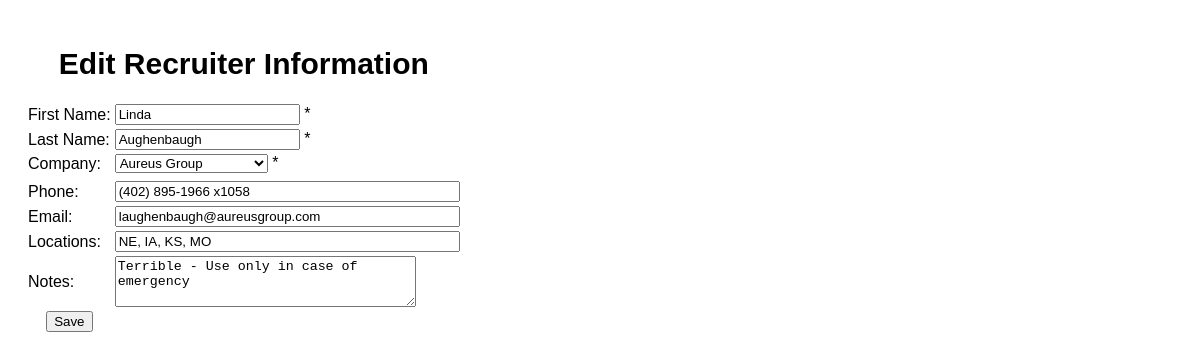
Screenshot of /edit_recruiter.php?mode=edit&recruiter_id=3 with the database file from the repository.
### tables this page shows
CREATE TABLE `recruiter` (
  `recruiter_id` int(11) NOT NULL,
  `company` varchar(255) DEFAULT NULL,
  `first_name` varchar(255) DEFAULT NULL,
  `last_name` varchar(255) DEFAULT NULL,
  `phone` varchar(255) DEFAULT NULL,
  `email` varchar(45) DEFAULT NULL,
  `locations` varchar(255) DEFAULT NULL,
  `notes` varchar(255) DEFAULT NULL
);

### edit_recruiter.php (the view, shortened to what this page needs)
<?php
$mode = $_GET['mode'];
$recruiter_id = $_GET['recruiter_id'];
try {
    $ini = parse_ini_file('app.ini');
    $pdo = new PDO($ini['db_conn_str'], $ini['db_user'], $ini['db_password']);
    $pdo->setAttribute(PDO::ATTR_ERRMODE,
     PDO::ERRMODE_EXCEPTION);
} catch (PDOException $e) {
    $output = 'Unable to connect to the database server: ' . $e;
    echo $output;
}
switch($mode){
    case 'edit':
        $form_title = 'Edit Recruiter Information';
        $sql = 'SELECT recruiter_id, company, first_name, last_name, phone, email, locations, notes FROM recruiter WHERE recruiter_id = '.$recruiter_id;
        $recruiter_detail = $pdo->query($sql);
        while ($row = $recruiter_detail->fetch()){
            $company = $row['company'];
            $first_name = $row['first_name'];
            $last_name = $row['last_name'];
            $phone = $row['phone'];
            $email = $row['email'];
            $locations = $row['locations'];
            $notes = $row['notes'];
        }
        break;
}?>
<html lang="en" xmlns="http://www.w3.org/1999/xhtml">
<head>
    <link rel=stylesheet type="text/css" href="jobsearch.css">
</head>
<body>
<form action="edit_recruiter.php?mode=<?=$mode?>" id="recruiter_form" name="recruiter_form" method="post">
<table border=0>
    <tr>
        <td colspan=8 class="report_title"><?=$form_title?></td>
    </tr>
    <tr>
        <td><label id="first_name_label" for="first_name">First Name: </label></td>
        <td><input type="text" id="first_name" name="first_name" value="<?=$first_name?>"> *
        </td>
    </tr>
    <tr>
        <td><label id="last_name_label" for="last_name">Last Name: </label></td>
        <td><input type="text" id="last_name" name="last_name" value="<?=$last_name?>"> *
        </td>
    </tr>
    <tr>
        <td><label id="company_label" for="company">Company: </label></td>
        <td><select name="company" id="company">
                <?php
                    $sql = 'SELECT distinct company FROM recruiter ORDER BY company';
                    $company_list = $pdo->query($sql);
                    while ($row = $company_list->fetch()){
                    if($company == $row['company']){
                        $filter_selected = ' Selected ';
                    } else {
                        $filter_selected = '';
                    }
                    echo '<option value="'.$row['company'].'"'.$filter_selected.'>'.$row['company'].'</option>';
                }?>
            </select> *
        </td>
    </tr>
    <tr>
        <td colspan=2>
        </td>
    </tr>
    <tr>
        <td><label id="phone_label" for="phone">Phone: </label></td>
        <td><input type="text" name="phone" id="phone" size="40"  value="<?=$phone?>"></td>
    </tr>
    <tr>
        <td><label id="email_label" for="email">Email: </label></td>
        <td><input type="text" name="email" id="email" size="40"  value="<?=$email?>"></td>
    </tr>
    <tr>
        <td><label id="locations_label" for="locations">Locations: </label></td>
        <td><input type="text" name="locations" id="locations" size="40"  value="<?=$locations?>"></td>
    </tr>
    <tr>
        <td><label for="notes">Notes: </label></td>
        <td><textarea rows="3" cols="35" name="notes" id="notes"><?=$notes?></textarea></td>
    </tr>
    <tr>
        <td align="center"><button id="submit_form">Save</button></td>
        <td align="center"></td>
    </tr>
</table>
</form>
</body>
</html>

### jobsearch.css (style rules this page uses)
body { margin: 25px; font-family: arial, sans-serif; font-size: 14px; font-weight: bold; }
label { text-align: right; }
.report_title { color: black; font-size: 30px; font-weight: bold; text-decoration: none; text-align: center; padding: 20px; }

### rows the page displays
recruiter: first_name "Linda", last_name "Aughenbaugh", phone "(402) 895-1966 x1058", email "laughenbaugh@aureusgroup.com", locations "NE, IA, KS, MO", notes "Terrible - Use only in case of emergency"

### other values shown
$form_title "Edit Recruiter Information"
form field company "Aureus Group"
